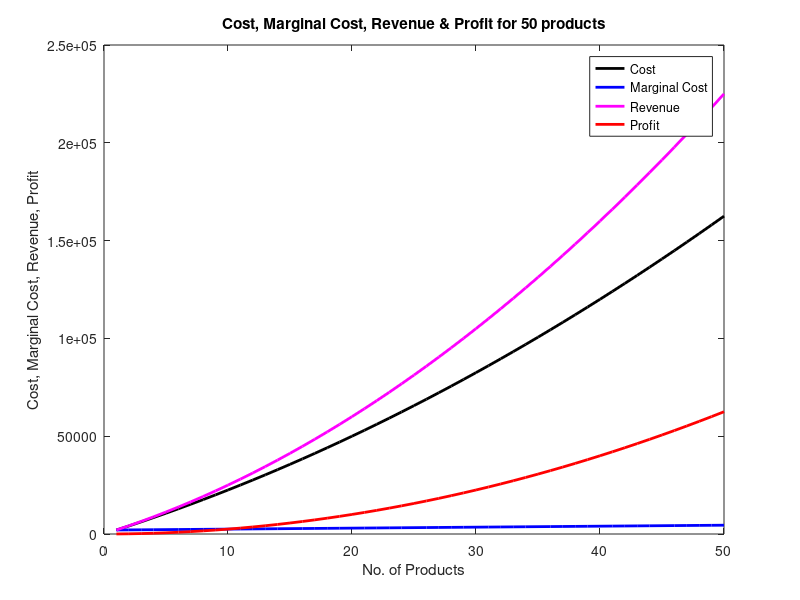
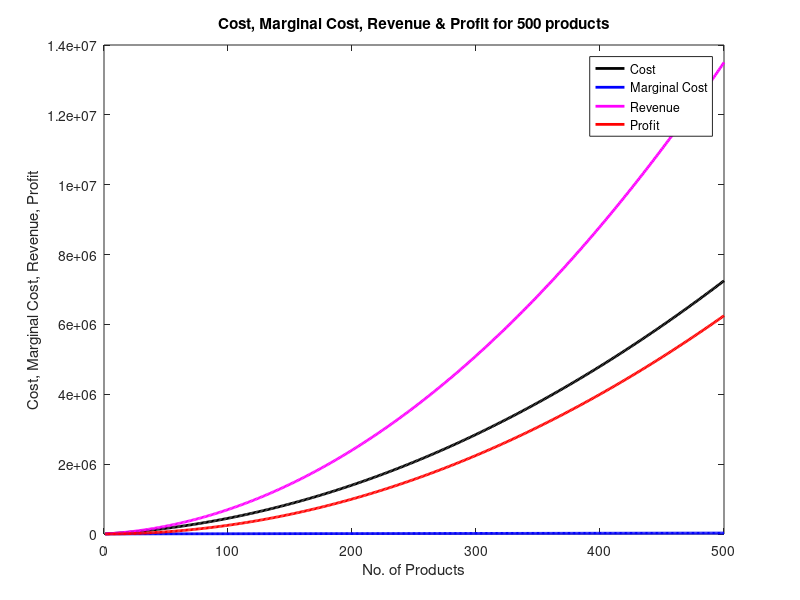
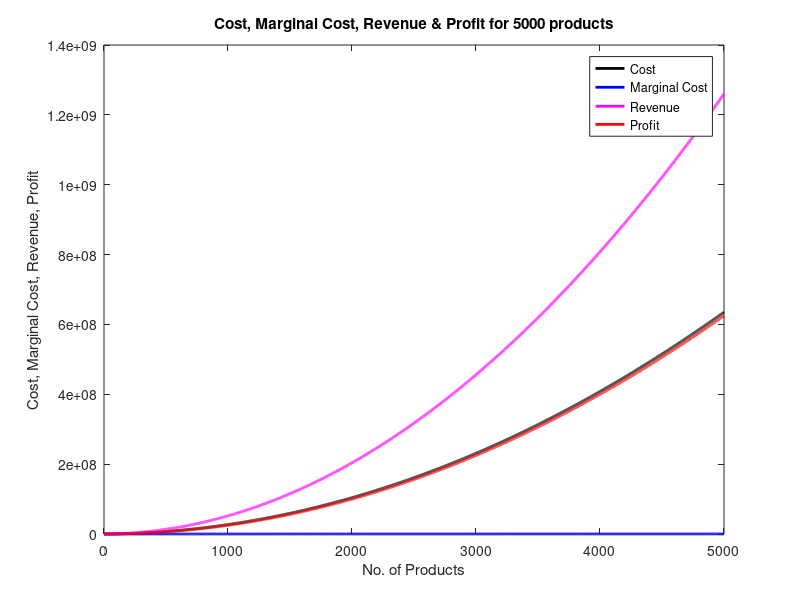
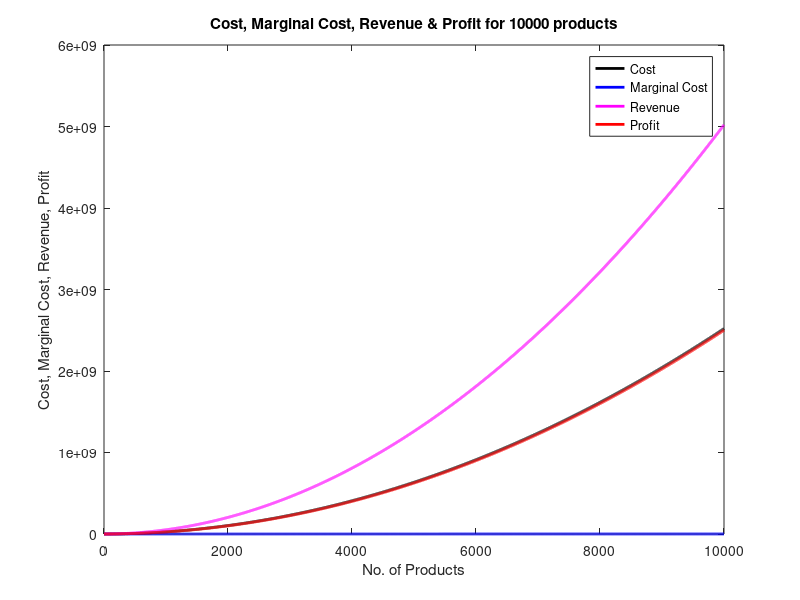

Reproduce these figures in MATLAB, in order.
%Program written by Divya M 

%Fundamentals of Power System Economics by Daniel S % Kirschen & Goran Strbac

clc; clear all; close all;

% question 2.1 
% Cost of manufacturing a given product; C(q) = 25q^2 + 2000q 
% Marginal cost  = dC(q)/dq = 50q +2000
% Revenue = qC(q)/dq = 50q^2 + 2000q
% Profit = Revenue -C(q)

q=10000; % Quantity manufactured
for i1 = 1:q
    Cost(i1) = 25*i1^2 + 2000*i1;
    MC(i1) = 50*i1 +2000;
    Revenue(i1) = 50*i1^2 + 2000*i1;
    Profit(i1) = Revenue(i1) - Cost(i1);
end

%plots of Cost, Marginal Cost, Revenue and Profit 

figure(1)
x1 = 1:50;
Cost1 = Cost(x1);
MC1 = MC(x1);
Revenue1 = Revenue(x1);
Profit1 = Profit(x1);
set(gcf,'Name','Cost, Marginal Cost, Revenue and Profit','Color','w')
plot(x1,Cost1,'-k','LineWidth',2)
hold on;
plot(x1,MC1,'-b','LineWidth',2)
hold on;
plot(x1,Revenue1,'-m','LineWidth',2)
hold on;
plot(x1,Profit1,'-r','LineWidth',2)
hold on;
xlabel('No. of Products')
ylabel('Cost, Marginal Cost, Revenue, Profit')
title('Cost, Marginal Cost, Revenue & Profit for 50 products')
legend('Cost','Marginal Cost','Revenue','Profit');
    
figure(2)
x2 = 1:500;
Cost2 = Cost(x2);
MC2 = MC(x2);
Revenue2 = Revenue(x2);
Profit2 = Profit(x2);
set(gcf,'Name','Cost, Marginal Cost, Revenue and Profit','Color','w')
plot(x2,Cost2,'-k','LineWidth',2)
hold on;
plot(x2,MC2,'-b','LineWidth',2)
hold on;
plot(x2,Revenue2,'-m','LineWidth',2)
hold on;
plot(x2,Profit2,'-r','LineWidth',2)
hold on;
xlabel('No. of Products')
ylabel('Cost, Marginal Cost, Revenue, Profit')
title('Cost, Marginal Cost, Revenue & Profit for 500 products')
legend('Cost','Marginal Cost','Revenue','Profit');

figure(3)
x3 = 1:5000;
Cost3 = Cost(x3);
MC3 = MC(x3);
Revenue3 = Revenue(x3);
Profit3 = Profit(x3);
set(gcf,'Name','Cost, Marginal Cost, Revenue and Profit','Color','w')
plot(x3,Cost3,'-k','LineWidth',2)
hold on;
plot(x3,MC3,'-b','LineWidth',2)
hold on;
plot(x3,Revenue3,'-m','LineWidth',2)
hold on;
plot(x3,Profit3,'-r','LineWidth',2)
hold on;
xlabel('No. of Products')
ylabel('Cost, Marginal Cost, Revenue, Profit')
title('Cost, Marginal Cost, Revenue & Profit for 5000 products')
legend('Cost','Marginal Cost','Revenue','Profit');

figure(4)
x4 = 1:10000;
Cost4 = Cost(x4);
MC4 = MC(x4);
Revenue4 = Revenue(x4);
Profit4 = Profit(x4);
set(gcf,'Name','Cost, Marginal Cost, Revenue and Profit','Color','w')
plot(x4,Cost4,'-k','LineWidth',2)
hold on;
plot(x4,MC4,'-b','LineWidth',2)
hold on;
plot(x4,Revenue4,'-m','LineWidth',2)
hold on;
plot(x4,Profit4,'-r','LineWidth',2)
hold on;
xlabel('No. of Products')
ylabel('Cost, Marginal Cost, Revenue, Profit')
title('Cost, Marginal Cost, Revenue & Profit for 10000 products')
legend('Cost','Marginal Cost','Revenue','Profit');

figure(5)
x = 1:q;
set(gcf,'Name','Marginal Cost','Color','w')
plot(x,MC,'-b','LineWidth',2)
hold on;
xlabel('No. of Products')
ylabel('Marginal Cost')
title('Marginal Cost')
legend('Marginal Cost');
